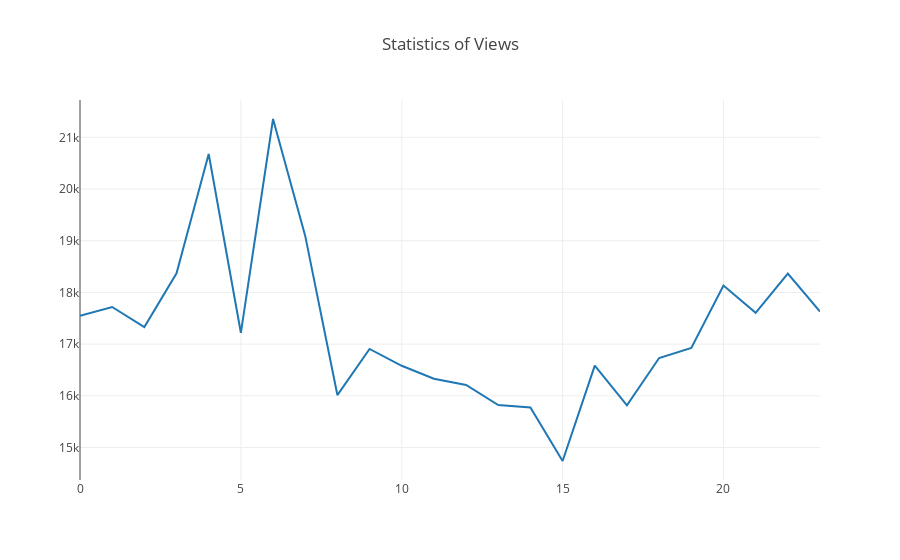
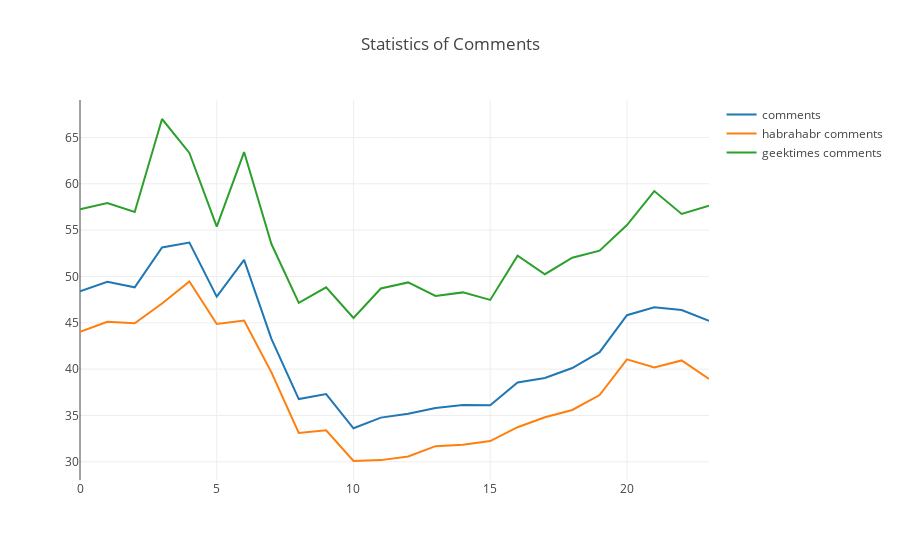
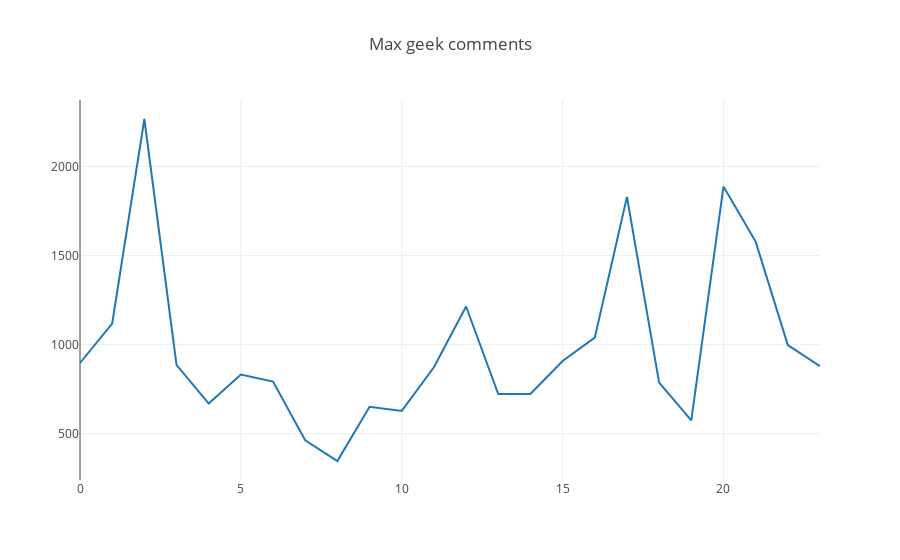

Here is the notebook cell these charts were saved with, in order:
### Markdown cell above
## 3\. Когда лучше всего публиковать статью?

* Больше всего просмотров набирают статьи, опубликованные в 12 часов дня;
* У опубликованных в 10 утра постов больше всего комментариев;
* Больше всего просмотров набирают статьи, опубликованные в 6 часов утра;
* Максимальное число комментариев на гиктаймсе набрала статья, опубликованная в 9 часов вечера;
* На хабре дневные статьи комментируют чаще, чем вечерние.

### Code cell
from plotly.offline import download_plotlyjs, init_notebook_mode, plot, iplot
import plotly
import plotly.graph_objs as go

init_notebook_mode(connected=True)
view_data = df.groupby('hour')[['views']].mean().join(df.groupby('hour')[['comments']].mean())
habr = df[df['domain'] == 'habrahabr.ru'][['hour'] + ['comments']]
geek = df[df['domain'] == 'geektimes.ru'][['hour'] + ['comments']]
habr_data = habr.groupby('hour')[['comments']].mean()
geek_data = geek.groupby('hour')[['comments']].mean()
max_data = geek.groupby('hour')[['comments']].max()
trace0 = go.Scatter(
    x = view_data.index,
    y = view_data.views,
    name = 'views')
trace1 = go.Scatter(
    x = view_data.index,
    y = view_data.comments,
    name = 'comments')
trace2 = go.Scatter(
    x = habr_data.index,
    y = habr_data.comments,
    name = 'habrahabr comments')
trace3 = go.Scatter(
    x = geek_data.index,
    y = geek_data.comments,
    name = 'geektimes comments')
trace4  = go.Scatter(
    x = max_data.index,
    y = max_data.comments,
    name = 'max geektimes comments')
data1=[trace0]
data2=[trace1, trace2, trace3]
data3=[trace4]
layout1 = {'title': 'Statistics of Views'}
layout2 = {'title': 'Statistics of Comments'}
layout3 = {'title': 'Max geek comments'}
fig1 = go.Figure(data=data1, layout=layout1)
fig2 = go.Figure(data=data2, layout=layout2)
iplot(fig1, show_link=False)
iplot(fig2, show_link=False)
fig3 = go.Figure(data=data3, layout=layout3)
iplot(fig3, show_link=False)

### Figure 1 — Plotly figure (JSON) as saved in the notebook; plotly's stock layout.template omitted (floating-point values rounded to 4 significant figures)
{"data": [{"name": "views", "type": "scatter", "x": [0, 1, 2, 3, 4, 5, 6, 7, 8, 9, 10, 11, 12, 13, 14, 15, 16, 17, 18, 19, 20, 21, 22, 23], "y": [17550.0, 17720.0, 17330.0, 18370.0, 20680.0, 17220.0, 21350.0, 19090.0, 16010.0, 16910.0, 16580.0, 16330.0, 16210.0, 15820.0, 15770.0, 14740.0, 16580.0, 15810.0, 16730.0, 16930.0, 18130.0, 17610.0, 18370.0, 17630.0]}], "layout": {"title": "Statistics of Views"}}

### Figure 2 — Plotly figure (JSON) as saved in the notebook; plotly's stock layout.template omitted (floating-point values rounded to 4 significant figures)
{"data": [{"name": "comments", "type": "scatter", "x": [0, 1, 2, 3, 4, 5, 6, 7, 8, 9, 10, 11, 12, 13, 14, 15, 16, 17, 18, 19, 20, 21, 22, 23], "y": [48.39, 49.42, 48.83, 53.12, 53.66, 47.82, 51.8, 43.26, 36.77, 37.3, 33.62, 34.77, 35.2, 35.81, 36.13, 36.11, 38.56, 39.05, 40.12, 41.83, 45.82, 46.67, 46.37, 45.21]}, {"name": "habrahabr comments", "type": "scatter", "x": [0, 1, 2, 3, 4, 5, 6, 7, 8, 9, 10, 11, 12, 13, 14, 15, 16, 17, 18, 19, 20, 21, 22, 23], "y": [44.04, 45.1, 44.96, 47.08, 49.46, 44.88, 45.24, 39.65, 33.12, 33.4, 30.09, 30.18, 30.59, 31.69, 31.83, 32.24, 33.73, 34.81, 35.59, 37.21, 41.05, 40.18, 40.94, 38.95]}, {"name": "geektimes comments", "type": "scatter", "x": [0, 1, 2, 3, 4, 5, 6, 7, 8, 9, 10, 11, 12, 13, 14, 15, 16, 17, 18, 19, 20, 21, 22, 23], "y": [57.26, 57.92, 56.96, 66.99, 63.33, 55.39, 63.43, 53.5, 47.15, 48.84, 45.52, 48.7, 49.36, 47.9, 48.28, 47.47, 52.25, 50.24, 52.02, 52.79, 55.55, 59.22, 56.75, 57.64]}], "layout": {"title": "Statistics of Comments"}}

### Figure 3 — Plotly figure (JSON) as saved in the notebook; plotly's stock layout.template omitted (floating-point values rounded to 4 significant figures)
{"data": [{"name": "max geektimes comments", "type": "scatter", "x": [0, 1, 2, 3, 4, 5, 6, 7, 8, 9, 10, 11, 12, 13, 14, 15, 16, 17, 18, 19, 20, 21, 22, 23], "y": [897, 1118, 2266, 886, 669, 832, 793, 463, 347, 651, 628, 873, 1214, 723, 723, 908, 1039, 1829, 787, 575, 1887, 1578, 997, 879]}], "layout": {"title": "Max geek comments"}}
